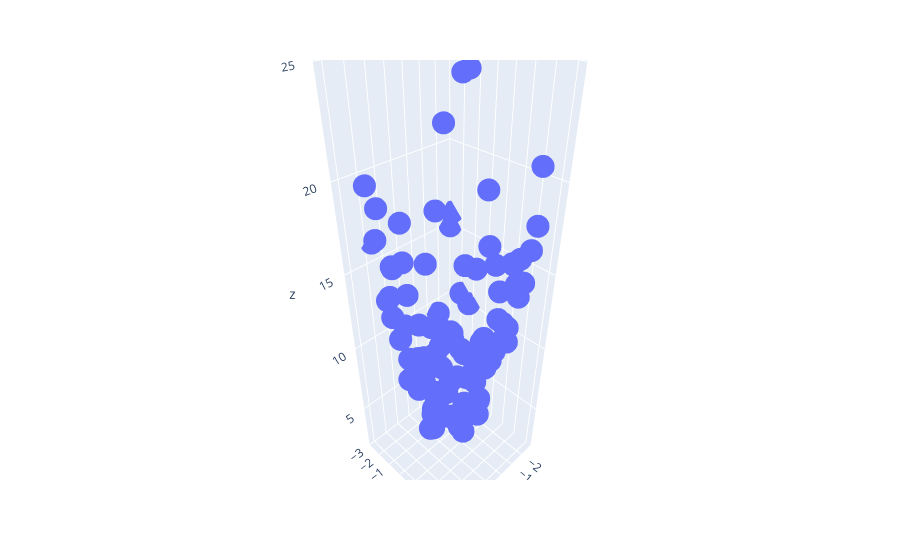

Here is the notebook cell this chart was saved with:
### Code cell
import plotly.express as px

# since we have two inputs the graph is gonna be 3D
# we will use plotly for this purpose
df = px.data.iris()
fig = px.scatter_3d(df, x=x.ravel(), y=y.ravel(), z=z.ravel())
fig.show()
